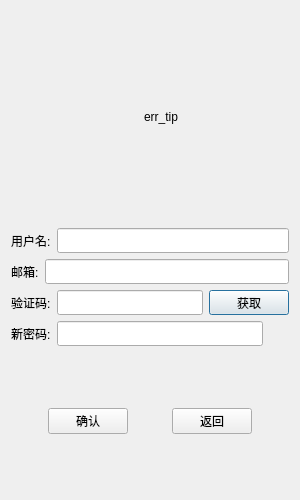
<?xml version="1.0" encoding="UTF-8"?>
<ui version="4.0">
 <class>ResetDialog</class>
 <widget class="QDialog" name="ResetDialog">
  <property name="geometry">
   <rect>
    <x>0</x>
    <y>0</y>
    <width>300</width>
    <height>500</height>
   </rect>
  </property>
  <property name="minimumSize">
   <size>
    <width>300</width>
    <height>500</height>
   </size>
  </property>
  <property name="maximumSize">
   <size>
    <width>300</width>
    <height>500</height>
   </size>
  </property>
  <property name="windowTitle">
   <string>Dialog</string>
  </property>
  <layout class="QVBoxLayout" name="verticalLayout">
   <item>
    <spacer name="verticalSpacer_2">
     <property name="orientation">
      <enum>Qt::Orientation::Vertical</enum>
     </property>
     <property name="sizeHint" stdset="0">
      <size>
       <width>20</width>
       <height>40</height>
      </size>
     </property>
    </spacer>
   </item>
   <item>
    <widget class="QLabel" name="err_tip">
     <property name="minimumSize">
      <size>
       <width>300</width>
       <height>100</height>
      </size>
     </property>
     <property name="maximumSize">
      <size>
       <width>300</width>
       <height>100</height>
      </size>
     </property>
     <property name="text">
      <string>err_tip</string>
     </property>
     <property name="alignment">
      <set>Qt::AlignmentFlag::AlignCenter</set>
     </property>
    </widget>
   </item>
   <item>
    <spacer name="verticalSpacer">
     <property name="orientation">
      <enum>Qt::Orientation::Vertical</enum>
     </property>
     <property name="sizeHint" stdset="0">
      <size>
       <width>20</width>
       <height>40</height>
      </size>
     </property>
    </spacer>
   </item>
   <item>
    <layout class="QHBoxLayout" name="horizontalLayout">
     <item>
      <widget class="QLabel" name="user_label">
       <property name="minimumSize">
        <size>
         <width>0</width>
         <height>25</height>
        </size>
       </property>
       <property name="maximumSize">
        <size>
         <width>16777215</width>
         <height>25</height>
        </size>
       </property>
       <property name="text">
        <string>用户名:</string>
       </property>
      </widget>
     </item>
     <item>
      <widget class="QLineEdit" name="user_edit">
       <property name="minimumSize">
        <size>
         <width>0</width>
         <height>25</height>
        </size>
       </property>
       <property name="maximumSize">
        <size>
         <width>16777215</width>
         <height>25</height>
        </size>
       </property>
      </widget>
     </item>
    </layout>
   </item>
   <item>
    <layout class="QHBoxLayout" name="horizontalLayout_2">
     <item>
      <widget class="QLabel" name="email_label">
       <property name="minimumSize">
        <size>
         <width>0</width>
         <height>25</height>
        </size>
       </property>
       <property name="maximumSize">
        <size>
         <width>16777215</width>
         <height>25</height>
        </size>
       </property>
       <property name="text">
        <string>邮箱:</string>
       </property>
      </widget>
     </item>
     <item>
      <widget class="QLineEdit" name="email_edit">
       <property name="minimumSize">
        <size>
         <width>0</width>
         <height>25</height>
        </size>
       </property>
       <property name="maximumSize">
        <size>
         <width>16777215</width>
         <height>25</height>
        </size>
       </property>
      </widget>
     </item>
    </layout>
   </item>
   <item>
    <layout class="QHBoxLayout" name="horizontalLayout_3">
     <item>
      <widget class="QLabel" name="verify_label">
       <property name="minimumSize">
        <size>
         <width>0</width>
         <height>25</height>
        </size>
       </property>
       <property name="maximumSize">
        <size>
         <width>16777215</width>
         <height>25</height>
        </size>
       </property>
       <property name="text">
        <string>验证码:</string>
       </property>
      </widget>
     </item>
     <item>
      <widget class="QLineEdit" name="verify_edit">
       <property name="minimumSize">
        <size>
         <width>0</width>
         <height>25</height>
        </size>
       </property>
       <property name="maximumSize">
        <size>
         <width>16777215</width>
         <height>25</height>
        </size>
       </property>
      </widget>
     </item>
     <item>
      <widget class="TimeBtn" name="verify_btn">
       <property name="minimumSize">
        <size>
         <width>0</width>
         <height>25</height>
        </size>
       </property>
       <property name="maximumSize">
        <size>
         <width>166666</width>
         <height>25</height>
        </size>
       </property>
       <property name="text">
        <string>获取</string>
       </property>
      </widget>
     </item>
    </layout>
   </item>
   <item>
    <layout class="QHBoxLayout" name="horizontalLayout_4">
     <item>
      <widget class="QLabel" name="pass_label">
       <property name="minimumSize">
        <size>
         <width>0</width>
         <height>25</height>
        </size>
       </property>
       <property name="maximumSize">
        <size>
         <width>16777215</width>
         <height>25</height>
        </size>
       </property>
       <property name="text">
        <string>新密码:</string>
       </property>
      </widget>
     </item>
     <item>
      <widget class="QLineEdit" name="pass_edit">
       <property name="minimumSize">
        <size>
         <width>0</width>
         <height>25</height>
        </size>
       </property>
       <property name="maximumSize">
        <size>
         <width>16777215</width>
         <height>25</height>
        </size>
       </property>
      </widget>
     </item>
     <item>
      <widget class="ClickedLabel" name="pass_visible">
       <property name="minimumSize">
        <size>
         <width>20</width>
         <height>20</height>
        </size>
       </property>
       <property name="maximumSize">
        <size>
         <width>20</width>
         <height>20</height>
        </size>
       </property>
       <property name="text">
        <string/>
       </property>
      </widget>
     </item>
    </layout>
   </item>
   <item>
    <spacer name="verticalSpacer_3">
     <property name="orientation">
      <enum>Qt::Orientation::Vertical</enum>
     </property>
     <property name="sizeHint" stdset="0">
      <size>
       <width>20</width>
       <height>40</height>
      </size>
     </property>
    </spacer>
   </item>
   <item>
    <layout class="QHBoxLayout" name="horizontalLayout_5">
     <item>
      <spacer name="horizontalSpacer">
       <property name="orientation">
        <enum>Qt::Orientation::Horizontal</enum>
       </property>
       <property name="sizeHint" stdset="0">
        <size>
         <width>40</width>
         <height>20</height>
        </size>
       </property>
      </spacer>
     </item>
     <item>
      <widget class="QPushButton" name="con_btn">
       <property name="text">
        <string>确认</string>
       </property>
      </widget>
     </item>
     <item>
      <spacer name="horizontalSpacer_3">
       <property name="orientation">
        <enum>Qt::Orientation::Horizontal</enum>
       </property>
       <property name="sizeHint" stdset="0">
        <size>
         <width>40</width>
         <height>20</height>
        </size>
       </property>
      </spacer>
     </item>
     <item>
      <widget class="QPushButton" name="return_btn">
       <property name="text">
        <string>返回</string>
       </property>
      </widget>
     </item>
     <item>
      <spacer name="horizontalSpacer_2">
       <property name="orientation">
        <enum>Qt::Orientation::Horizontal</enum>
       </property>
       <property name="sizeHint" stdset="0">
        <size>
         <width>40</width>
         <height>20</height>
        </size>
       </property>
      </spacer>
     </item>
    </layout>
   </item>
   <item>
    <spacer name="verticalSpacer_4">
     <property name="orientation">
      <enum>Qt::Orientation::Vertical</enum>
     </property>
     <property name="sizeHint" stdset="0">
      <size>
       <width>20</width>
       <height>40</height>
      </size>
     </property>
    </spacer>
   </item>
  </layout>
 </widget>
 <customwidgets>
  <customwidget>
   <class>TimeBtn</class>
   <extends>QPushButton</extends>
   <header location="global">timebtn.h</header>
  </customwidget>
  <customwidget>
   <class>ClickedLabel</class>
   <extends>QLabel</extends>
   <header location="global">clickedlabel.h</header>
  </customwidget>
 </customwidgets>
 <resources/>
 <connections/>
</ui>
